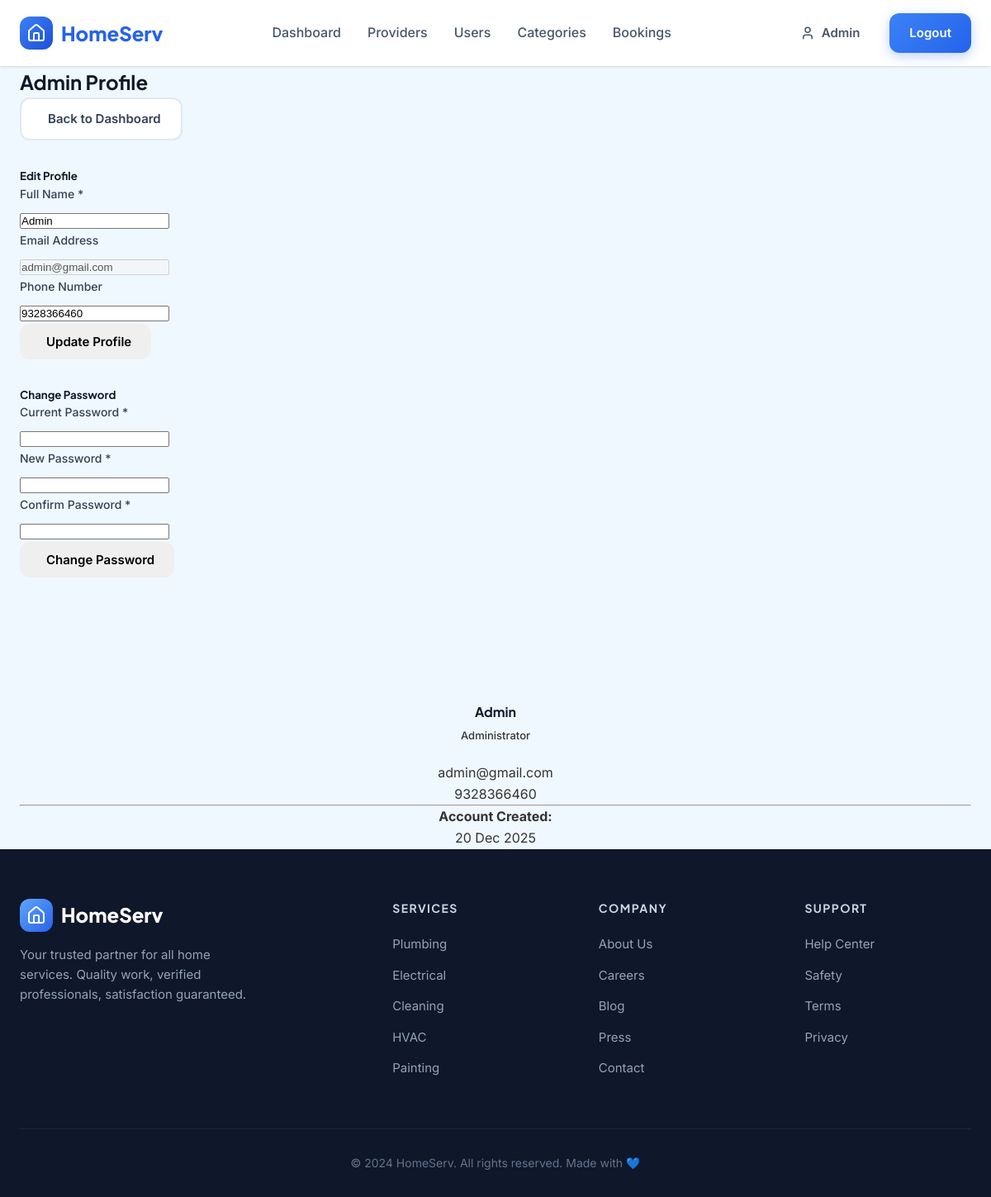
Screenshot of /admin/profile.php (signed in) with the database file from the repository.
### tables this page shows
CREATE TABLE `users` (
  `id` int(11) NOT NULL,
  `name` varchar(100) NOT NULL,
  `email` varchar(100) NOT NULL,
  `password` varchar(255) NOT NULL,
  `phone` varchar(15) DEFAULT NULL,
  `address` text DEFAULT NULL,
  `city` varchar(50) DEFAULT NULL,
  `profile_image` varchar(255) DEFAULT 'default.png',
  `role` enum('user','provider','admin') DEFAULT 'user',
  `status` enum('active','inactive','pending') DEFAULT 'pending',
  `created_at` timestamp NOT NULL DEFAULT current_timestamp()
);

### admin/profile.php (the view, shortened to what this page needs)
<?php
include '../config/config.php';
$admin_id = $_SESSION['user_id'];
$query = "SELECT * FROM users WHERE id = $admin_id";
$result = mysqli_query($conn, $query);
$admin = mysqli_fetch_assoc($result);
include '../includes/header.php';
?>
<div class="d-flex justify-content-between align-items-center mb-4">
    <h2><i class="fas fa-user-shield"></i> Admin Profile</h2>
    <a href="index.php" class="btn btn-secondary">
        <i class="fas fa-arrow-left"></i> Back to Dashboard
    </a>
</div>
<div class="row">
    <div class="col-md-8">
        <div class="card shadow-sm mb-4">
            <div class="card-header bg-dark text-white">
                <h5 class="mb-0"><i class="fas fa-user-edit"></i> Edit Profile</h5>
            </div>
            <div class="card-body">
                <form action="" method="POST">
                    <div class="row">
                        <div class="col-md-6 mb-3">
                            <label class="form-label">Full Name <span class="text-danger">*</span></label>
                            <input type="text" name="name" class="form-control" value="<?php echo $admin['name']; ?>" required>
                        </div>
                        <div class="col-md-6 mb-3">
                            <label class="form-label">Email Address</label>
                            <input type="email" class="form-control" value="<?php echo $admin['email']; ?>" disabled>
                        </div>
                    </div>
                    <div class="mb-3">
                        <label class="form-label">Phone Number</label>
                        <input type="text" name="phone" class="form-control" value="<?php echo $admin['phone']; ?>">
                    </div>
                    <button type="submit" name="update_profile" class="btn btn-dark">
                        <i class="fas fa-save"></i> Update Profile
                    </button>
                </form>
            </div>
        </div>
        <div class="card shadow-sm">
            <div class="card-header bg-danger text-white">
                <h5 class="mb-0"><i class="fas fa-key"></i> Change Password</h5>
            </div>
            <div class="card-body">
                <form action="" method="POST">
                    <div class="row">
                        <div class="col-md-4 mb-3">
                            <label class="form-label">Current Password <span class="text-danger">*</span></label>
                            <input type="password" name="current_password" class="form-control" required>
                        </div>
                        <div class="col-md-4 mb-3">
                            <label class="form-label">New Password <span class="text-danger">*</span></label>
                            <input type="password" name="new_password" class="form-control" minlength="6" required>
                        </div>
                        <div class="col-md-4 mb-3">
                            <label class="form-label">Confirm Password <span class="text-danger">*</span></label>
                            <input type="password" name="confirm_password" class="form-control" minlength="6" required>
                        </div>
                    </div>
                    <button type="submit" name="change_password" class="btn btn-danger">
                        <i class="fas fa-lock"></i> Change Password
                    </button>
                </form>
            </div>
        </div>
    </div>
    <div class="col-md-4">
        <div class="card shadow-sm text-center">
            <div class="card-body">
                <div class="rounded-circle bg-dark text-white d-flex align-items-center justify-content-center mx-auto mb-3" style="width: 150px; height: 150px; font-size: 60px;">
                </div>
                <h4><?php echo $admin['name']; ?></h4>
                <span class="badge bg-dark mb-2">Administrator</span>
                <p class="text-muted"><i class="fas fa-envelope"></i> <?php echo $admin['email']; ?></p>
                <?php if (!empty($admin['phone'])): ?>
                    <p class="text-muted"><i class="fas fa-phone"></i> <?php echo $admin['phone']; ?></p>
                <?php endif; ?>
                <hr>
                <p class="mb-1"><strong>Account Created:</strong></p>
                <p class="text-muted"><?php echo date('d M Y', strtotime($admin['created_at'])); ?></p>
            </div>
        </div>
    </div>
</div>
<?php include '../includes/footer.php'; ?>

### assets/css/style.css (style rules this page uses)
body { background-color: #f0f8ff !important; color: #333 !important; }
:root { --primary-50: #EFF6FF; --primary-100: #DBEAFE; --primary-200: #BFDBFE; --primary-300: #93C5FD; --primary-400: #60A5FA; --primary-500: #3B82F6; --primary-600: #2563EB; --primary-700: #1D4ED8; --primary-800: #1E40AF; --primary-900: #1E3A8A; --secondary-50: #F8FAFC; --secondary-100: #F1F5F9; --secondary-200: #E2E8F0; --secondary-300: #CBD5E1; --secondary-400: #94A3B8; --secondary-500: #64748B; --secondary-600: #475569; --secondary-700: #334155; --secondary-800: #1E293B; --secondary-900: #0F172A; --accent-300: #FCD34D; --accent-400: #FBBF24; --accent-500: #F59E0B; --accent-600: #D97706; --success-500: #10B981; --success-100: #D1FAE5; --warning-500: #F59E0B; --warning-100: #FEF3C7; --error-500: #EF4444; --error-100: #FEE2E2; --info-500: #3B82F6; --info-100: #DBEAFE; --shadow-xs: 0 1px 2px 0 rgb(0 0 0 / 0.05); --shadow-sm: 0 1px 3px 0 rgb(0 0 0 / 0.1), 0 1px 2px -1px rgb(0 0 0 / 0.1); --shadow-md: 0 4px 6px -1px rgb(0 0 0 / 0.1), 0 2px 4px -2px rgb(0 0 0 / 0.1); --shadow-lg: 0 10px 15px -3px rgb(0 0 0 / 0.1), 0 4px 6px -4px rgb(0 0 0 / 0.1); --shadow-xl: 0 20px 25px -5px rgb(0 0 0 / 0.1), 0 8px 10px -6px rgb(0 0 0 / 0.1); --shadow-2xl: 0 25px 50px -12px rgb(0 0 0 / 0.25); --shadow-primary: 0 4px 14px 0 rgb(59 130 246 / 0.35); --shadow-primary-lg: 0 10px 40px -10px rgb(59 130 246 / 0.5); --radius-sm: 0.375rem; --radius-md: 0.5rem; --radius-lg: 0.75rem; --radius-xl: 1rem; --radius-2xl: 1.5rem; --radius-full: 9999px; --font-heading: 'Plus Jakarta Sans', sans-serif; --font-body: 'Inter', sans-serif; }
* { margin: 0; padding: 0; box-sizing: border-box; }
body { font-family: var(--font-body); background-color: var(--secondary-50); color: var(--secondary-800); line-height: 1.6; }
h1, h2, h3, h4, h5, h6 { font-family: var(--font-heading); font-weight: 700; color: var(--secondary-900); }
.btn { display: inline-flex; align-items: center; justify-content: center; gap: 8px; padding: 12px 24px; border-radius: var(--radius-lg); font-weight: 600; font-size: 0.9375rem; text-decoration: none; border: none; cursor: pointer; transition: all 0.2s ease; font-family: var(--font-body); }
.btn-secondary { background: white; color: var(--secondary-700); border: 2px solid var(--secondary-200); }
.form-label { display: block; font-size: 0.875rem; font-weight: 500; color: var(--secondary-700); margin-bottom: 8px; }
.badge { display: inline-flex; align-items: center; gap: 6px; padding: 6px 12px; border-radius: var(--radius-full); font-size: 0.8125rem; font-weight: 500; }
.text-center { text-align: center; }
.mb-2 { margin-bottom: 16px; }
.mb-4 { margin-bottom: 32px; }

### rows the page displays
users: name "Admin", email "admin@gmail.com", phone "9328366460", created_at "20 Dec 2025"

### other values shown
$_SESSION['name'] "Admin"
